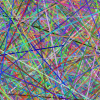
Frame 1 (no input)
Frame 60 (the mouse pressed at the canvas centre just before this capture): identical to frame 1, image omitted
Frame 120 (the mouse held since frame 60 and released just before this capture): identical to frame 1, image omitted

The Processing sketch that drew this single still picture (run headless with seeded random() and noise(); from frame 60 on, the mouse is pressed at the canvas centre):

// Processing sketch: processing_408
// ── processing_408.pde

int height = 100;
int width = 100;
int iter = 10000;
int border = 500;

void setup() {
  size(width, height);
  smooth();
  background(0);
  for(int i = 0; i < iter; i++) {
    stroke(random(255), random(255), random(255), random(255));
    line(p(width), p(height), p(width), p(height));
  }

}

float p(int n) {
  return random(n + 2* border) -border;
}

void draw() {
 

}
